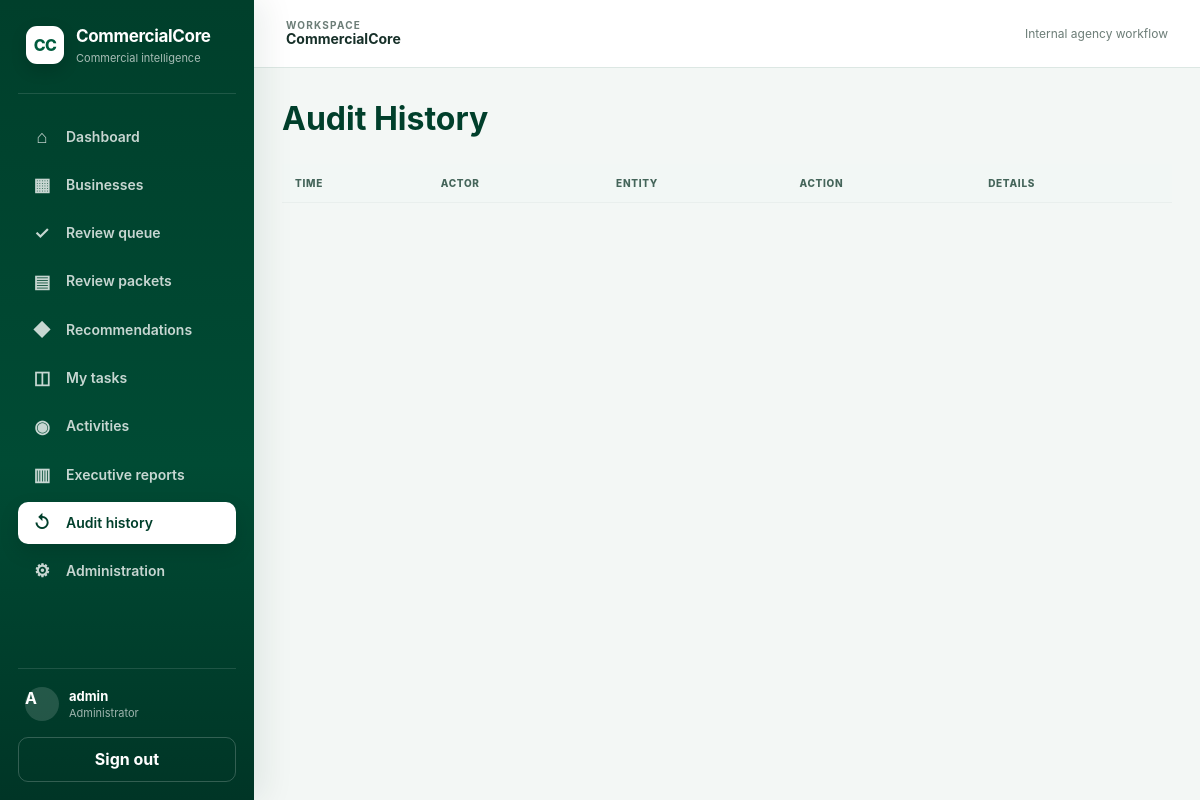
The app's page /audit (signed in) with its own data.
### app/models.py (models this page shows)
class User(Base):
    __tablename__ = "users"
    id: Mapped[int] = mapped_column(Integer, primary_key=True)
    username: Mapped[str] = mapped_column(String(80), unique=True, index=True)
    full_name: Mapped[str] = mapped_column(String(160))
    password_hash: Mapped[str] = mapped_column(String(255))
    role: Mapped[str] = mapped_column(String(40), default="data_support")
    active: Mapped[bool] = mapped_column(Boolean, default=True)
    created_at: Mapped[datetime] = mapped_column(DateTime, default=now)

### app/main.py (the view)
@app.get("/audit", response_class=HTMLResponse)
def audit_history(request: Request, db: Session = Depends(get_db)):
    user = require_user(request, db)
    require_role(user, "administrator", "producer", "account_manager")
    events = list(db.scalars(select(AuditEvent).options(selectinload(AuditEvent.actor)).order_by(AuditEvent.created_at.desc()).limit(500)))
    return render(request, "audit.html", {"events": events}, db)

### app/templates/audit.html (shortened to what this page needs)
{% extends "base.html" %}{% block content %}<h1>Audit History</h1><table><tr><th>Time</th><th>Actor</th><th>Entity</th><th>Action</th><th>Details</th></tr></table>{% endblock %}

### app/templates/base.html (shortened to what this page needs)
<!doctype html>
<html lang="en">
<head>
<link rel="stylesheet" href="/static/app.css">
</head>
<body class="{% if user %}app-body{% else %}auth-body{% endif %}">
{% if user %}
<div class="app-shell">
  <aside class="sidebar" id="sidebar">
    <div class="sidebar-brand">
      <div class="brand-mark">CC</div>
      <div><strong>CommercialCore</strong><span>Commercial intelligence</span></div>
    </div>
    <nav class="side-nav" aria-label="Primary navigation">
      <a class="{% if request.url.path == '/dashboard' %}active{% endif %}" href="/dashboard"><span class="nav-icon">⌂</span><span>Dashboard</span></a>
      <a class="{% if request.url.path.startswith('/businesses') %}active{% endif %}" href="/businesses"><span class="nav-icon">▦</span><span>Businesses</span></a>
      <a class="{% if request.url.path.startswith('/reviews') %}active{% endif %}" href="/reviews"><span class="nav-icon">✓</span><span>Review queue</span></a>
      <a class="{% if request.url.path.startswith('/review-packets') %}active{% endif %}" href="/review-packets"><span class="nav-icon">▤</span><span>Review packets</span></a>
      <a class="{% if request.url.path.startswith('/recommendations') %}active{% endif %}" href="/recommendations"><span class="nav-icon">◆</span><span>Recommendations</span></a>
      <a class="{% if request.url.path.startswith('/tasks') %}active{% endif %}" href="/tasks"><span class="nav-icon">◫</span><span>My tasks</span></a>
      <a class="{% if request.url.path.startswith('/activities') %}active{% endif %}" href="/activities"><span class="nav-icon">◉</span><span>Activities</span></a>
      <a class="{% if request.url.path.startswith('/executive-reports') %}active{% endif %}" href="/executive-reports"><span class="nav-icon">▥</span><span>Executive reports</span></a>
      {% if user.role in ['administrator','producer','account_manager'] %}<a class="{% if request.url.path.startswith('/audit') %}active{% endif %}" href="/audit"><span class="nav-icon">↺</span><span>Audit history</span></a>{% endif %}
      {% if user.role == 'administrator' %}<a class="{% if request.url.path.startswith('/admin') %}active{% endif %}" href="/admin/users"><span class="nav-icon">⚙</span><span>Administration</span></a>{% endif %}
    </nav>
    <div class="sidebar-footer">
      <div class="user-panel"><span class="user-avatar">{{ user.username[:1]|upper }}</span><div><strong>{{ user.username }}</strong><span>{{ user.role|replace('_',' ')|title }}</span></div></div>
      <form method="post" action="/logout"><button class="ghost-button full-width">Sign out</button></form>
    </div>
  </aside>
  <div class="app-main">
    <header class="app-topbar">
      <div class="topbar-context"><span class="context-label">Workspace</span><strong>{% block page_context %}CommercialCore{% endblock %}</strong></div>
      <div class="topbar-meta">Internal agency workflow</div>
    </header>
    <main class="content-wrap">
{% else %}
<main>
{% endif %}
{% block content %}{% endblock %}
{% if user %}
    </main>
  </div>
</div>
{% else %}
</main>
{% endif %}
</body></html>

### app/static/app.css (style rules this page uses)
:root { --brand:#005c3e;--brand-dark:#003f2b;--brand-2:#0b7453;--brand-soft:#e7f1ed; --ink:#173029;--muted:#6c7d77;--line:#dce7e3;--surface:#fff;--canvas:#f3f7f5; --danger:#a33a3a;--danger-soft:#fbe9e9;--warn:#94600a;--warn-soft:#fff3d7; --good:#176c4b;--good-soft:#e1f3eb;--neutral:#5e6d68;--neutral-soft:#edf1ef; --shadow:0 8px 28px rgba(21,64,49,.07);--shadow-sm:0 3px 14px rgba(21,64,49,.05); --radius:18px;--radius-sm:11px;--sidebar:254px; }
* { box-sizing:border-box }
html { font-size:16px }
body { margin:0;font-family:Inter,"Segoe UI",Arial,sans-serif;color:var(--ink);background:var(--canvas);line-height:1.45 }
a { color:var(--brand);text-decoration:none }
button,input,select,textarea { font:inherit }
.app-shell { min-height:100vh;display:grid;grid-template-columns:var(--sidebar) minmax(0,1fr) }
.sidebar { position:sticky;top:0;height:100vh;background:linear-gradient(180deg,var(--brand-dark),#004b34 58%,#003526);color:#fff;padding:24px 18px 18px;display:flex;flex-direction:column;z-index:30;box-shadow:10px 0 30px rgba(0,55,38,.08) }
.sidebar-brand { display:flex;align-items:center;gap:12px;padding:0 8px 26px;border-bottom:1px solid rgba(255,255,255,.12) }
.sidebar-brand strong { display:block;font-size:17px;letter-spacing:-.02em }
.sidebar-brand span { display:block;font-size:11px;color:rgba(255,255,255,.66);margin-top:2px }
.brand-mark { width:38px;height:38px;border-radius:11px;background:#fff;color:var(--brand);display:grid;place-items:center;font-weight:800;letter-spacing:-.04em;box-shadow:0 6px 16px rgba(0,0,0,.15) }
.side-nav { display:grid;gap:6px;padding:22px 0 }
.side-nav a { color:rgba(255,255,255,.78);display:flex;align-items:center;gap:12px;padding:11px 12px;border-radius:10px;font-size:14px;font-weight:600;transition:.18s ease }
.side-nav a.active { color:var(--brand-dark);background:#fff;box-shadow:0 8px 20px rgba(0,0,0,.12) }
.nav-icon { width:24px;text-align:center;font-size:18px;line-height:1 }
.sidebar-footer { margin-top:auto;border-top:1px solid rgba(255,255,255,.12);padding-top:18px }
.user-panel { display:flex;align-items:center;gap:10px;padding:0 7px 15px }
.user-panel strong,.user-panel span { display:block }
.user-panel strong { font-size:13px }
.user-panel div span { font-size:11px;color:rgba(255,255,255,.62) }
.user-avatar { width:34px;height:34px;border-radius:50%;background:rgba(255,255,255,.14);display:grid;place-items:center;font-weight:700 }
.app-main { min-width:0 }
.app-topbar { height:68px;background:rgba(255,255,255,.94);backdrop-filter:blur(12px);border-bottom:1px solid var(--line);display:flex;align-items:center;padding:0 32px;position:sticky;top:0;z-index:20 }
.topbar-context { display:grid;line-height:1.2 }
.topbar-context .context-label { font-size:10px;text-transform:uppercase;letter-spacing:.12em;color:var(--muted);font-weight:700 }
.topbar-context strong { font-size:14px }
.topbar-meta { margin-left:auto;font-size:12px;color:var(--muted) }
.content-wrap { max-width:1540px;margin:0 auto;padding:34px 36px 48px }
h1,h2,h3,h4 { color:var(--brand-dark);margin-top:0 }
button,.button { display:inline-flex;align-items:center;justify-content:center;gap:7px;background:var(--brand);color:#fff;border:0;border-radius:10px;padding:10px 15px;font-weight:700;cursor:pointer;transition:.18s ease;box-shadow:0 4px 12px rgba(0,92,62,.16) }
.ghost-button { background:transparent;border:1px solid rgba(255,255,255,.2);box-shadow:none }
.full-width { width:100% }
.modern-table,table { width:100%;border-collapse:collapse;background:#fff;font-size:13px }
th,td { padding:12px 13px;border-bottom:1px solid #e9efed;text-align:left;vertical-align:middle }
th { background:#f2f7f5;color:#45655a;font-size:10px;text-transform:uppercase;letter-spacing:.07em;font-weight:800 }
@media (max-width:1250px) { .content-wrap { padding:28px } }

### records on screen
User: username "A", username "admin", role "Administrator"
